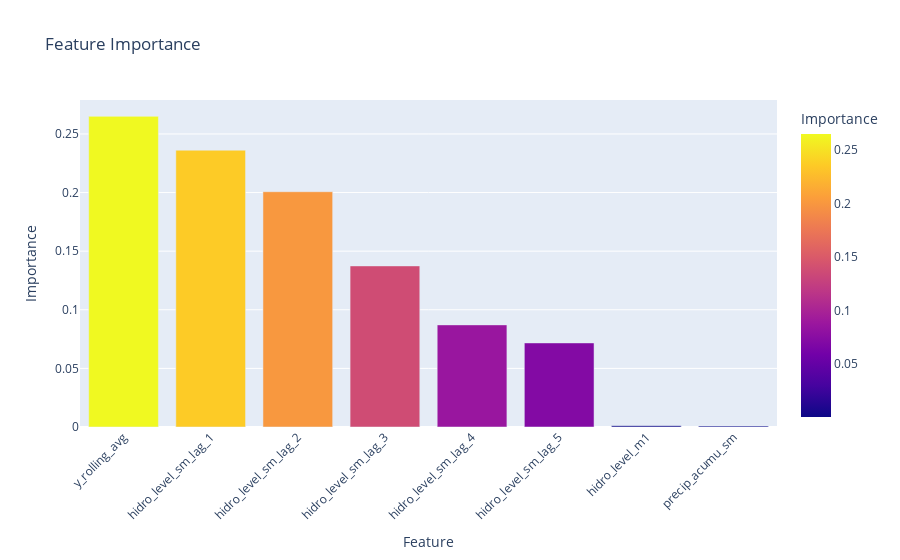

Notebook cell for this chart:
### Code cell
# Get the top 100 feature names
feature_importance = plot_feature_importance(X_train, model)
top_100_features = feature_importance['feature'].head(100).tolist()

# Select the columns from df_merged based on the top 100 feature names
df_merged_top_100 = df_merged[top_100_features]

df_merged = pd.merge(df_merged_top_100, df_esm_3h, left_index=True, right_index=True, how='outer')
df_merged.shape

### Figure 1 — Plotly figure (JSON) as saved in the notebook; plotly's stock layout.template omitted (floating-point values rounded to 4 significant figures)
{"data": [{"alignmentgroup": "True", "hovertemplate": "feature=%{x}<br>importance=%{marker.color}<extra></extra>", "legendgroup": "", "marker": {"color": [0.265, 0.2361, 0.2007, 0.1374, 0.08711, 0.07171, 0.001114, 0.0007863], "coloraxis": "coloraxis", "pattern": {"shape": ""}}, "name": "", "offsetgroup": "", "orientation": "v", "showlegend": false, "textposition": "auto", "type": "bar", "x": ["y_rolling_avg", "hidro_level_sm_lag_1", "hidro_level_sm_lag_2", "hidro_level_sm_lag_3", "hidro_level_sm_lag_4", "hidro_level_sm_lag_5", "hidro_level_m1", "precip_acumu_sm"], "xaxis": "x", "y": [0.265, 0.2361, 0.2007, 0.1374, 0.08711, 0.07171, 0.001114, 0.0007863], "yaxis": "y"}], "layout": {"barmode": "relative", "coloraxis": {"colorbar": {"title": {"text": "Importance"}}, "colorscale": [[0, "#0d0887"], [0.1111, "#46039f"], [0.2222, "#7201a8"], [0.3333, "#9c179e"], [0.4444, "#bd3786"], [0.5556, "#d8576b"], [0.6667, "#ed7953"], [0.7778, "#fb9f3a"], [0.8889, "#fdca26"], [1, "#f0f921"]]}, "legend": {"tracegroupgap": 0}, "title": {"text": "Feature Importance"}, "xaxis": {"anchor": "y", "domain": [0, 1], "tickangle": -45, "title": {"text": "Feature"}}, "yaxis": {"anchor": "x", "domain": [0, 1], "title": {"text": "Importance"}}}}
